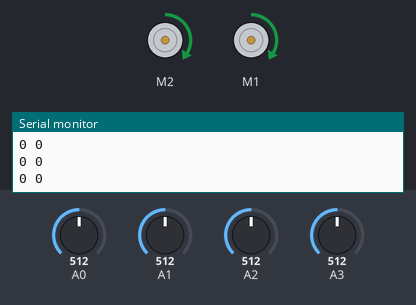
Recording of a sketch running on a simulated Arduino Uno, built with avr-gcc and run on an emulated ATmega328P. On the bench: 2 × DC motor (green arrow = forward, orange = backward, longer = faster), the last lines printed to the serial monitor. The inputs (shaded band) are chosen by the test bench; at power-on: A0 = 512, A2 = 512, A3 = 512, A1 = 512.

Above: at 1.2 s.
1.3 s: A0 set to 589
2.8 s: A0 set to 619
At 3.27 s:
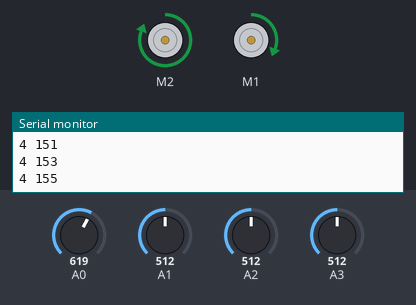
At 4.5 s:
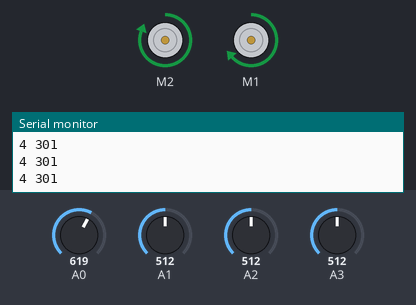
5.8 s: A2 set to 585
7.3 s: A2 set to 614
9.5 s: A3 set to 594
11.0 s: A3 set to 614
At 12.7 s:
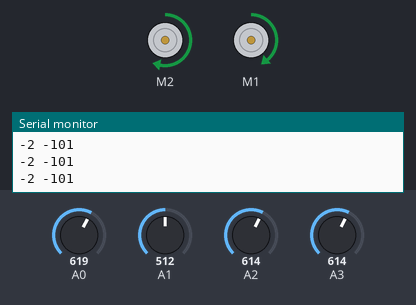
Timing chart, 0 to 14.2 s (numbered marks = the images above; inputs shaded):
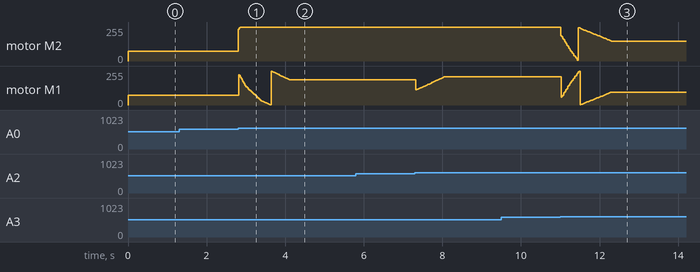

Measured:
- the behaviour switches between 600 and 601 on A0 (found by bisection; images 0 and 1)
- the behaviour switches between 600 and 601 on A3 (found by bisection; images 2 and 3)
- after the input at 2.8 s, motor M2: forward 75/255 → forward 255/255 at once

The sketch:

integral_control.ino
```cpp
#include <Adafruit_MotorShield.h>

// SENSOR CONSTANTS
const uint8_t SENSOR_OUT_LEFT = 0;
const uint8_t SENSOR_IN_LEFT = 1;
const uint8_t SENSOR_IN_RIGHT = 2;
const uint8_t SENSOR_OUT_RIGHT = 3;
const uint8_t SENSORS[] = {SENSOR_OUT_LEFT, SENSOR_IN_LEFT, SENSOR_IN_RIGHT, SENSOR_OUT_RIGHT};
const uint8_t NUM_SENSORS = 4;

// MISC CONSTANTS
uint8_t MOTOR_SPEED = 75;
float ERROR_COEF = 1;
int PROP_COEF = 40;
int SENSOR_THRESH = 600;
int ERR = 0;
float DECAY = 0.99;
int COEFS[4] = {4, 2, -2, -4};

// MOTOR CONSTANTS
Adafruit_MotorShield AFMS = Adafruit_MotorShield();
Adafruit_DCMotor *motor_right = AFMS.getMotor(2);
Adafruit_DCMotor *motor_left = AFMS.getMotor(1);

// SIDES
typedef struct {
  float coef;
  Adafruit_DCMotor *motor;
  uint8_t dir;
} Side;

Side RIGHT = {
  .coef= ERROR_COEF,
  .motor = motor_right,
  .dir = FORWARD,
};
Side LEFT = {
  .coef = ERROR_COEF * -1,
  .motor = motor_left,
  .dir = FORWARD,
};
Side *SIDES[2] = {&RIGHT, &LEFT};

void set_motor(Adafruit_DCMotor *motor, uint8_t mode, int motor_speed=MOTOR_SPEED) {
  motor->run(mode);
  if (mode != RELEASE) {
    Serial.print("Speed set: "); Serial.println(motor_speed);
    motor->setSpeed(motor_speed);
  }
}

// MEASURE FUNCS
int get_measure(uint8_t sensor) {
  return analogRead(sensor);
}

uint8_t is_line(uint8_t sensor) {
  int measure = get_measure(sensor);
  return (measure > SENSOR_THRESH);
}

uint8_t * get_measures() {
  uint8_t *measures = malloc(sizeof(uint8_t) * NUM_SENSORS);
  for (int i = 0; i < NUM_SENSORS; i++) {
    measures[i] = is_line(SENSORS[i]);
  }
  return measures;
}

int get_error(uint8_t *measures) {
  int total_error = 0;
  for (int i = 0; i < NUM_SENSORS; i++) {
    total_error += measures[i] * COEFS[i];
  }
  return total_error;
}

// MOTOR SPEED FUNCS
int get_motor_speed(Side *side, uint8_t *measures) {
  int error = get_error(measures);
  ERR = ((int)((float)ERR) * DECAY) + error;
  //Serial.print(measures[0]); Serial.print(measures[1]); Serial.print(measures[2]); Serial.println(measures[3]);
  Serial.print(error); Serial.print(" "); Serial.println(ERR);
  int intergral_adj = ((int)((float)ERR * side->coef));
  int prop_adj = error * PROP_COEF;
  return MOTOR_SPEED + intergral_adj + prop_adj;
}

void set_motor_speeds() {
  uint8_t *measures = get_measures();
  for (int i = 0; i < 2; i++) {
    Side *side = SIDES[i];
    int motor_speed = get_motor_speed(side, measures);
    motor_speed = max(min(motor_speed, 255), -255);
    uint8_t mode;
    if (motor_speed >= 0) {
      mode = FORWARD;
    } else {
      mode = BACKWARD;
    }
    side->motor->setSpeed(motor_speed);
  }
  free(measures);
}

void setup() {
  Serial.begin(9600);
  AFMS.begin();
  set_motor(RIGHT.motor, RIGHT.dir);
  set_motor(LEFT.motor, LEFT.dir);
}

void loop() {
  set_motor_speeds();
}
```
